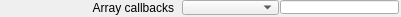
   <widget class="caFrame" name="caFrame_3">
    <property name="geometry">
     <rect>
      <x>419</x>
      <y>440</y>
      <width>401</width>
      <height>17</height>
     </rect>
    </property>
    <widget class="caLabel" name="caLabel_39">
     <property name="geometry">
      <rect>
       <x>0</x>
       <y>0</y>
       <width>174</width>
       <height>15</height>
      </rect>
     </property>
     <property name="frameShape">
      <enum>QFrame::NoFrame</enum>
     </property>
     <property name="text">
      <string>Array callbacks</string>
     </property>
     <property name="alignment">
      <set>Qt::AlignAbsolute|Qt::AlignRight|Qt::AlignTrailing|Qt::AlignVCenter</set>
     </property>
     <property name="fontScaleMode">
      <enum>ESimpleLabel::WidthAndHeight</enum>
     </property>
     <property name="foreground">
      <color>
       <red>174</red>
       <green>174</green>
       <blue>174</blue>
      </color>
     </property>
     <property name="background">
      <color alpha="0">
       <red>174</red>
       <green>174</green>
       <blue>174</blue>
      </color>
     </property>
    </widget>
    <widget class="caMenu" name="caMenu_4">
     <property name="geometry">
      <rect>
       <x>182</x>
       <y>0</y>
       <width>97</width>
       <height>15</height>
      </rect>
     </property>
     <property name="channel" stdset="0">
      <string>$(P)$(R)ArrayCallbacks</string>
     </property>
     <property name="colorMode">
      <enum>caMenu::Static</enum>
     </property>
     <property name="foreground">
      <color>
       <red>174</red>
       <green>174</green>
       <blue>174</blue>
      </color>
     </property>
     <property name="background">
      <color>
       <red>70</red>
       <green>70</green>
       <blue>70</blue>
      </color>
     </property>
    </widget>
    <widget class="caLineEdit" name="caLineEdit_21">
     <property name="geometry">
      <rect>
       <x>280</x>
       <y>0</y>
       <width>119</width>
       <height>14</height>
      </rect>
     </property>
     <property name="alignment">
      <set>Qt::AlignAbsolute|Qt::AlignLeading|Qt::AlignLeft|Qt::AlignVCenter</set>
     </property>
     <property name="channel" stdset="0">
      <string>$(P)$(R)ArrayCallbacks_RBV</string>
     </property>
     <property name="foreground">
      <color>
       <red>174</red>
       <green>174</green>
       <blue>174</blue>
      </color>
     </property>
     <property name="background">
      <color>
       <red>70</red>
       <green>70</green>
       <blue>70</blue>
      </color>
     </property>
     <property name="colorMode">
      <enum>caLineEdit::Static</enum>
     </property>
     <property name="precisionMode">
      <enum>caLineEdit::Channel</enum>
     </property>
     <property name="limitsMode">
      <enum>caLineEdit::Channel</enum>
     </property>
     <property name="maxValue">
      <double>1.000000000000000</double>
     </property>
     <property name="minValue">
      <double>0.000000000000000</double>
     </property>
     <property name="fontScaleMode">
      <enum>caLineEdit::WidthAndHeight</enum>
     </property>
     <property name="formatType">
      <enum>caLineEdit::string</enum>
     </property>
    </widget>
   </widget>
